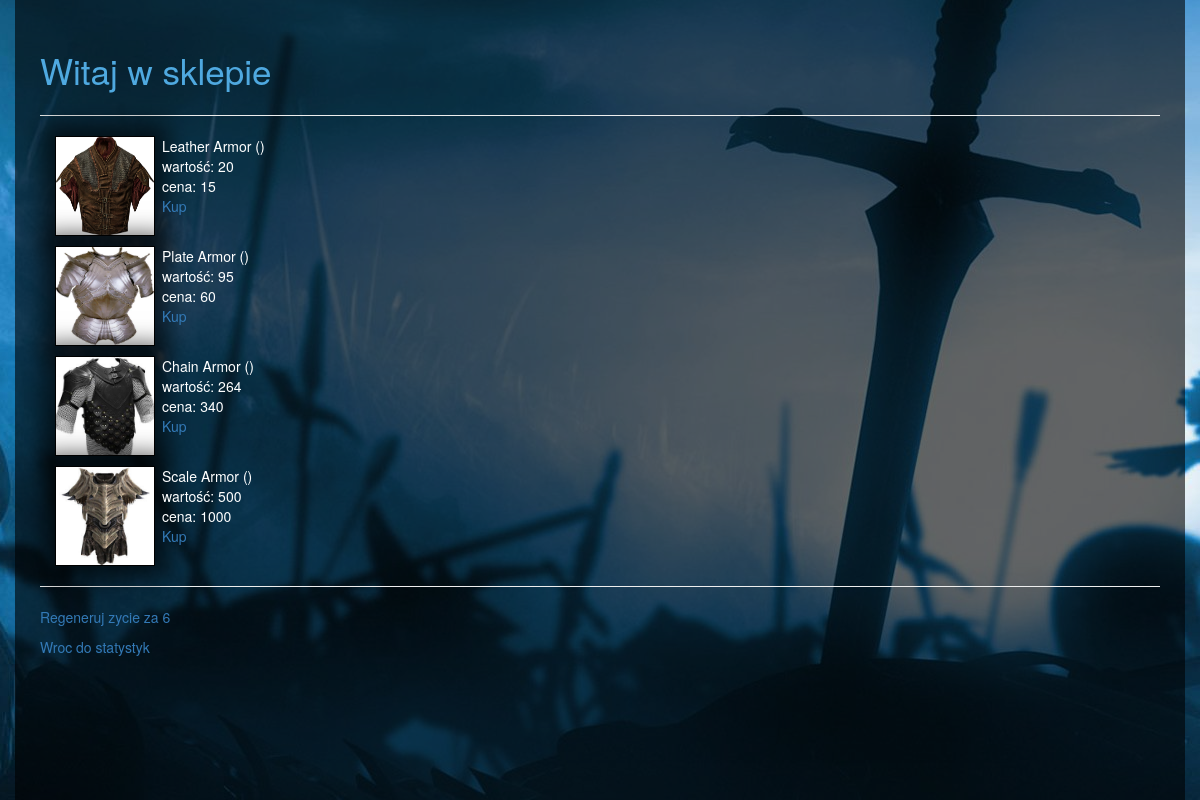
The page /player/3/shop/ on the database its author committed.
### project/models.py (models this page shows)
class ArmorItem(models.Model):
    name = models.CharField(max_length=30)
    value = models.IntegerField()
    requiredlv = models.IntegerField()
    price = models.IntegerField()
    def __unicode__(self):
        return self.name

### project/views/shop.py (the view)
# urls.py: url(r'^player/(?P<p>[0-9]+)/shop/$', shop),
def shop(request, p):
    gamer = Player.objects.get(pk=p)
    gold_to_pay = round((float(gamer.maxhealth) - float(gamer.health))/25.0 + (float(gamer.maxmana) - float(gamer.mana))/10.0, 0)
    return render(request, 'shop/shop_items.html', {'items': ArmorItem.objects.exclude(pk=1), 'p': p, 'pay': int(gold_to_pay)})

### templates/shop/shop_items.html (shortened to what this page needs)
{% extends 'layout.html' %}
{% load staticfiles %}
{% block content %}
    <div class="add_player_title">
        Witaj w sklepie
    </div>
    <hr/>
        {% for item in items %}
        <div class="shop">
            <div class="column_left">
                <div class="armor_img">
                    {%if item.value  == 20%}
                        <img src="{% static 'css/content/armor1.jpg' %}" height="100%", width="100%">
                    {%elif item.value  == 95%}
                        <img src="{% static 'css/content/armor2.jpg' %}" height="100%", width="100%">
                    {%elif item.value  == 264%}
                        <img src="{% static 'css/content/armor3.jpg' %}" height="100%", width="100%">
                    {%else%}
                        <img src="{% static 'css/content/armor4.jpg' %}" height="100%", width="100%">
                    {%endif%}
                </div>
            </div>
            <div class="armor_info">
                {{ item.name }} ({{item.}})<br />
                wartość: {{ item.value }}<br />
                cena: {{ item.price}}<br />
                <a href="buy/{{item}}">Kup</a>
            </div>
        </div>
        {% endfor %}
    <hr/>
    <p>
        <a href="regen">
            Regeneruj zycie za {{pay}}
        </a>
    </p>
    <a href="/player/{{p}}/">
        Wroc do statystyk
    </a>
{% endblock %}

### templates/layout.html (shortened to what this page needs)
{% load staticfiles %}
<html>
  <head>
    <link href="{% static 'css/bootstrap.css' %}"
          rel="stylesheet" media="screen">
    <link href="{% static 'css/site.css' %}"
          rel="stylesheet" media="screen">
  </head>
  <body>
  <div class="bg">
	<div class="container">
		<div class="row">
			<div class="bg_player">
    {% block content %}
    {% endblock %}
              </div>
          </div>
      </div>
    </div>
  </body>
</html>

### templates/static/css/site.css (style rules this page uses)
.bg { width: 100%; height: 100%; background-image: url("content/bg.jpg"); background-repeat: no-repeat; background-attachment: fixed; background-position: center; }
.bg_player { color: #fff; background-color:rgba(0,0,0,0.6); padding: 25px; height: 100%; }
.add_player_title { margin: 20px 0px; font-size: 35px; color: #4FA9E0; }
.shop { margin: 10px; }
.armor_img { border: solid 1px #000; height: 100px; width: 100px; -webkit-box-shadow: 0px 0px 22px 12px rgba(0,0,0,0.63); -moz-box-shadow: 0px 0px 22px 12px rgba(0,0,0,0.63); box-shadow: 0px 0px 22px 12px rgba(0,0,0,0.63); margin-right: 7px; }
.armor_info { padding: 0px; }
.column_left { padding-left: 5px; float: left; }

### rows shown on the page
ArmorItem: name "Leather Armor", value "20", price "15"
ArmorItem: name "Plate Armor", value "95", price "60"
ArmorItem: name "Chain Armor", value "264", price "340"
ArmorItem: name "Scale Armor", value "500", price "1000"

### other values the page prints
{{ pay }} "6"
